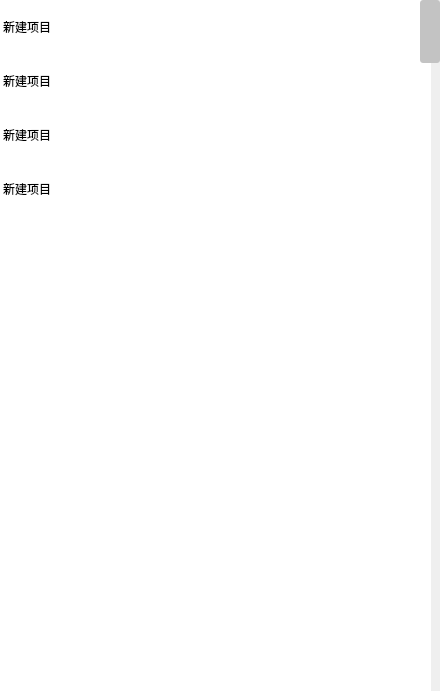
<?xml version="1.0" encoding="UTF-8"?>
<ui version="4.0">
 <class>personList</class>
 <widget class="QWidget" name="personList">
  <property name="geometry">
   <rect>
    <x>0</x>
    <y>0</y>
    <width>440</width>
    <height>691</height>
   </rect>
  </property>
  <property name="windowTitle">
   <string>Form</string>
  </property>
  <property name="styleSheet">
   <string notr="true">QListWidget{
	background:white;
	color:black;
	border:none;
}
 
QListWidget::item{
	border:none;
        height: 54px;
}
 
QListWidget::item:hover{
    background:rgb(252,240,193)
}
 
QListWidget::item:selected{
	background:rgb(252,233,161);
	color:black;
}
 
QScrollBar:vertical {               
    background:transparent;
    width:9px;
    margin: 0px 0px 2px 0px;
}
 
QScrollBar::handle:vertical {
    background: rgb(195, 195, 195);
    min-height: 20px;
    border-radius: 3px;
}
 
QScrollBar::handle:vertical:hover{
    background:rgba(0,0,0,30%);
}
 
QScrollBar::add-line:vertical {
    height: 0px;
    subcontrol-position: bottom;
    subcontrol-origin: margin;
}
 
QScrollBar::sub-line:vertical {
    height: 0px;
    subcontrol-position: top;
    subcontrol-origin: margin;
}</string>
  </property>
  <widget class="QListWidget" name="listWidget">
   <property name="geometry">
    <rect>
     <x>0</x>
     <y>0</y>
     <width>431</width>
     <height>691</height>
    </rect>
   </property>
   <property name="styleSheet">
    <string notr="true">QListWidget{
	background:white;
	color:black;
	border:none;
}
 
QListWidget::item{
	border:none;
        height: 54px;
}
 
QListWidget::item:hover{
    background:rgb(252,240,193)
}
 
QListWidget::item:selected{
	background:rgb(252,233,161);
	color:black;
}
 
QScrollBar:vertical {               
    background:transparent;
    width:9px;
    margin: 0px 0px 2px 0px;
}
 
QScrollBar::handle:vertical {
    background: rgb(195, 195, 195);
    min-height: 20px;
    border-radius: 3px;
}
 
QScrollBar::handle:vertical:hover{
    background:rgba(0,0,0,30%);
}
 
QScrollBar::add-line:vertical {
    height: 0px;
    subcontrol-position: bottom;
    subcontrol-origin: margin;
}
 
QScrollBar::sub-line:vertical {
    height: 0px;
    subcontrol-position: top;
    subcontrol-origin: margin;
}</string>
   </property>
   <item>
    <property name="text">
     <string>新建项目</string>
    </property>
   </item>
   <item>
    <property name="text">
     <string>新建项目</string>
    </property>
   </item>
   <item>
    <property name="text">
     <string>新建项目</string>
    </property>
   </item>
   <item>
    <property name="text">
     <string>新建项目</string>
    </property>
   </item>
  </widget>
  <widget class="QScrollBar" name="verticalScrollBar">
   <property name="geometry">
    <rect>
     <x>420</x>
     <y>0</y>
     <width>20</width>
     <height>691</height>
    </rect>
   </property>
   <property name="orientation">
    <enum>Qt::Vertical</enum>
   </property>
  </widget>
 </widget>
 <resources/>
 <connections/>
</ui>
